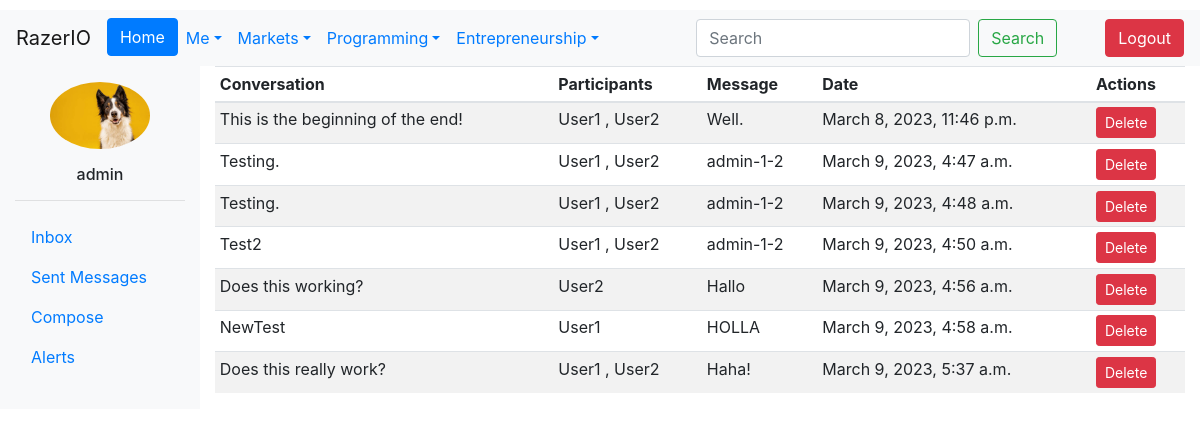
Page /outbox/ (signed in) on the earlier database version.
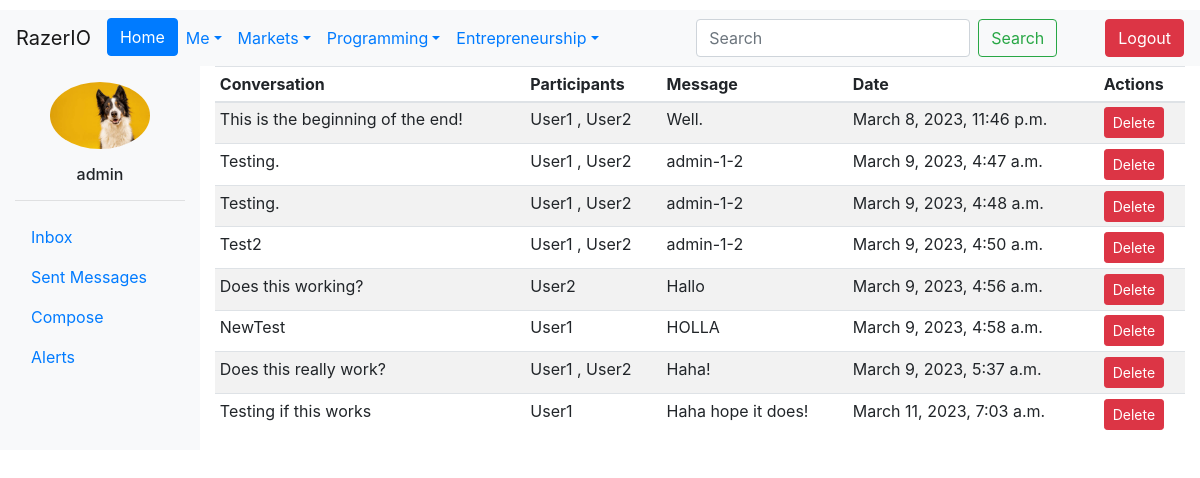
Same page on the later database version.
### MessagingAlerts/models.py (models this page shows, shortened)
class Message(models.Model):
    sender = models.ForeignKey(User, on_delete=models.CASCADE, related_name='send_messages')
    content = models.TextField(max_length=10000)
    timestamp = models.DateTimeField(auto_now_add=True)
    conversation = models.ForeignKey(Conversation, on_delete=models.CASCADE)

class Conversation(models.Model):
    participants = models.ManyToManyField(User, through='Participant', related_name='conversations')
    created_at = models.DateTimeField(auto_now_add=True)
    subject = models.TextField(max_length=256, blank=True, null=True)

### Users/models.py (models this page shows, shortened)
class CustomUser(AbstractUser):
    Bio = models.CharField(max_length=240, default='')
    Salary = models.IntegerField(default=0)
    Company = models.ForeignKey('Company.Company', on_delete=models.CASCADE,
                                   null=True, blank=True)
    Country = models.ForeignKey(Country, on_delete=models.CASCADE, null=True)
    Region = models.ForeignKey(Region, on_delete=models.CASCADE, null=True)
    ProfilePic = models.ImageField(upload_to=upload_to, null=True, blank=True)
    Skill = models.ManyToManyField(Skill, through="User_Skill")

### MessagingAlerts/views.py (the view)
# urls.py: path('outbox/', outbox, name='outbox'),
def outbox(request):
    user = request.user
    messages = Message.objects.filter(sender=user).select_related('conversation')
    conversations = Conversation.objects.filter(participants=user).select_related('participants')
    context = {'messages':messages, 'conversations':conversations, }
    return render(request, 'outbox.html', context=context)

### templates/outbox.html
{% extends 'base.html' %}
{% load static %}
{% block content %}
  <div class="container-fluid">
    <div class="row">
      <div class="col-md-2 col-sm-3 bg-light">
        <div class="pt-3">
          {% if request.user.ProfilePic %}
            <img src="{{ request.user.ProfilePic.url }}" alt="Profile Image" class="rounded-circle mx-auto d-block img-fluid" width="100">
          {% else %}
            <img src="{% static 'img/pfp.jpg' %}" alt="Profile Image" class="rounded-circle mx-auto d-block img-fluid" width="100">
          {% endif %}
          <h6 class="text-center mt-3">{{ request.user.username }}</h6>
        </div>
        <hr>
        <ul class="nav flex-column">
          <li class="nav-item">
            <a class="nav-link" href="{% url 'inbox' %}">Inbox</a>
          </li>
          <li class="nav-item">
            <a class="nav-link" href="{% url 'outbox' %}">Sent Messages</a>
          </li>
          <li class="nav-item">
            <a class="nav-link" href="{% url 'new_conversation' %}">Compose</a>
          </li>
          <li class="nav-item">
            <a class="nav-link" href="{% url 'alerts' %}">Alerts</a>
          </li>
        </ul>
      </div>
      <div class="col-md-10 col-sm-9">
        {% if messages %}
          <div class="table-responsive">
            <table class="table table-striped table-sm">
              <thead>
                <tr>
                  <th>Conversation</th>
                  <th>Participants</th>
                  <th>Message</th>
                  <th>Date</th>
                  <th>Actions</th>
                </tr>
              </thead>
              <tbody>
                {% for message in messages %}
                  <tr>
                    <td>{{ message.conversation.subject }}</td>
                    <td>
                      {% for participant in message.conversation.participants.all %}
                        {% if participant != message.sender %}
                          {{ participant.username }}
                          {% if not forloop.last %}, {% endif %}
                        {% endif %}
                      {% endfor %}
                    </td>
                    <td>{{ message.content }}</td>
                    <td>{{ message.timestamp }}</td>
                    <td>
                      <a href="#" class="btn btn-danger btn-sm">Delete</a>
                    </td>
                  </tr>
                {% endfor %}
              </tbody>
            </table>
          </div>
        {% else %}
          <p>You have no messages in your outbox.</p>
        {% endif %}
      </div>
    </div>
  </div>
{% endblock %}

Differences in the rows shown:
added Message: conversation.subject "Testing if this works", content "Haha hope it does!", timestamp "March 11, 2023, 7:03 a.m.", CustomUser (username "User1")
